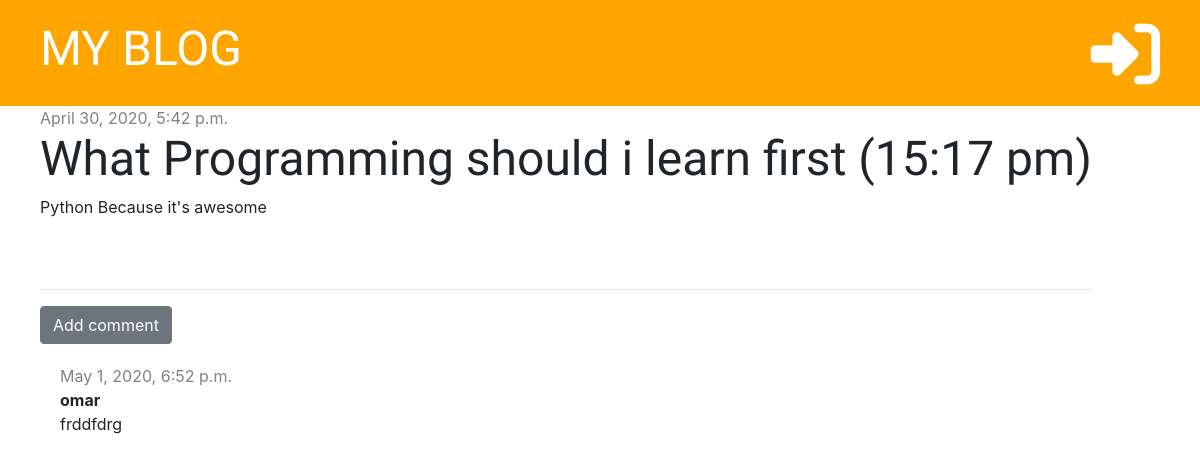
The app's page /post/1/ with its own data.
### bolg/models.py (models this page shows, shortened)
class Post(models.Model):
    author =  models.ForeignKey('auth.User', on_delete=models.CASCADE)
    title = models.CharField(max_length=200)
    text = models.TextField()
    created_date = models.DateTimeField(default=timezone.now)
    published_date = models.DateTimeField(blank=True, null=True)

class Comment(models.Model):
    post = models.ForeignKey('bolg.Post', on_delete=models.CASCADE, related_name='comments')
    author = models.CharField(max_length=200)
    created_date = models.DateTimeField(default=timezone.now())
    text = models.TextField()

### bolg/views.py (the view)
# urls.py: path('post/<int:pk>/', views.post_detail, name='post_detail'),
def post_detail(request, pk):
    post = get_object_or_404(Post, pk=pk)
    stuff_for_frontend = {'post':post}
    return render(request, 'bolg/post_detail.html', stuff_for_frontend)

### bolg/templates/bolg/post_detail.html (shortened to what this page needs)
{% extends 'bolg/base.html' %}
{% block content %}
    <div class="post">
        {% if post.published_date %}
            <div class="date">
                {{ post.published_date }}
            </div>
        {% else %}
            <a href="{% url 'post_publish' pk=post.pk %}" class="btn btn-primary">Publish</a>
        {% endif %}
        <h1>{{ post.title }}</h1>
        <p>{{ post.text|linebreaksbr }}</p>
    </div>
    <hr>
    <a href="{% url 'add_comment_to_post' pk=post.pk %}" class="btn btn-secondary">Add comment</a>
    {% for comment in post.comments.all %}
        <div class="comment">
            <div class="date">
                {{ comment.created_date }}
            </div>
            <strong>{{ comment.author }}</strong>
            <p>{{ comment.text }}</p>
        </div>
    {% empty %}
        <p>No comments yet...</p>
    {% endfor %}
{% endblock %}

### bolg/static/css/bolg.css (style rules this page uses)
h1, h2, h3, h4 { font-family: 'Tangerine', 'Inconsolata', 'Droid Sans', serif; font-size: 48px; }
.date { color: #828282; }
.post { margin-bottom: 70px; }
.comment { margin: 20px 0px 20px 20px; }

### records on screen
Post: published_date "April 30, 2020, 5:42 p.m.", title "What Programming should i learn first (15:17 pm)", text "Python Because it's awesome"
Comment: created_date "May 1, 2020, 6:52 p.m.", author "omar", text "frddfdrg"
